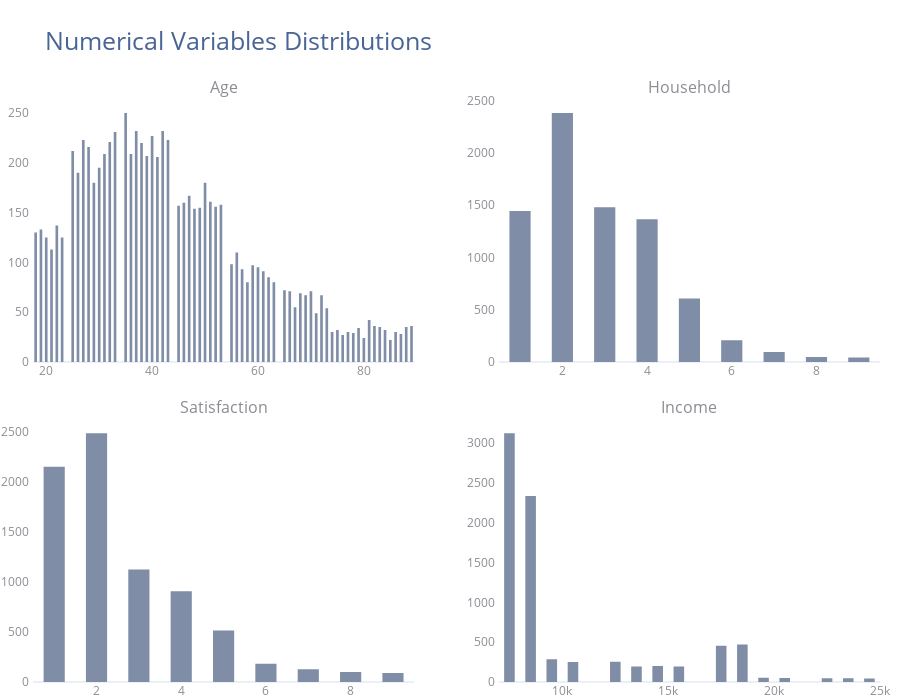

The code cell stored with this chart in its notebook:
### Markdown cell above
#### Distribution

### Code cell
# Histogram of numeric variables
fig = make_subplots(rows=2, cols=2,
                    vertical_spacing=0.1, horizontal_spacing=0.1,
                    subplot_titles=("Age", "Household", "Satisfaction", "Income"))

fig.add_trace(go.Histogram(x=df['Age'],marker=dict(color= '#808da6'), name='Age'), 
                     row=1, col=1)
fig.add_trace(go.Histogram(x=df['Household_Size'],marker=dict(color= '#808da6'), name='Household Size'), 
                     row=1, col=2)
fig.add_trace(go.Histogram(x=df['Satisfaction_Level'],marker=dict(color= '#808da6'), name='Satisfaction Level'), 
                     row=2, col=1)
fig.add_trace(go.Histogram(x=df['Household_Income'],marker=dict(color= '#808da6'), name='Household Income'), 
                     row=2, col=2)

# styling
fig.update_yaxes(showgrid=False, ticksuffix=' ')
fig.update_xaxes(visible=True)
fig.update_layout(height=700, bargap=0.5,
                  margin=dict(b=1,r=20,l=20), xaxis=dict(),
                  title_text=f'Numerical Variables Distributions',
                  template="plotly_white",
                  title_font=dict(size=25, color='#496595'),
                  font=dict(color='#8a8d93'), 
                  hoverlabel=dict(bgcolor="#f2f2f2", font_size=13),
                  showlegend=False)

### Figure 1 — Plotly figure (JSON) as saved in the notebook; plotly's stock layout.template omitted (floating-point values rounded to 4 significant figures; data arrays with more than 128 entries replaced by an {"elided": "..."} marker saying what was removed)
{"data": [{"marker": {"color": "#808da6"}, "name": "Age", "type": "histogram", "x": {"elided": "8000 int values"}, "xaxis": "x", "yaxis": "y"}, {"marker": {"color": "#808da6"}, "name": "Household Size", "type": "histogram", "x": {"elided": "8000 int values"}, "xaxis": "x2", "yaxis": "y2"}, {"marker": {"color": "#808da6"}, "name": "Satisfaction Level", "type": "histogram", "x": {"elided": "8000 int values"}, "xaxis": "x3", "yaxis": "y3"}, {"marker": {"color": "#808da6"}, "name": "Household Income", "type": "histogram", "x": {"elided": "8000 int values"}, "xaxis": "x4", "yaxis": "y4"}], "layout": {"annotations": [{"font": {"size": 16}, "showarrow": false, "text": "Age", "x": 0.225, "xanchor": "center", "xref": "paper", "y": 1, "yanchor": "bottom", "yref": "paper"}, {"font": {"size": 16}, "showarrow": false, "text": "Household", "x": 0.775, "xanchor": "center", "xref": "paper", "y": 1, "yanchor": "bottom", "yref": "paper"}, {"font": {"size": 16}, "showarrow": false, "text": "Satisfaction", "x": 0.225, "xanchor": "center", "xref": "paper", "y": 0.45, "yanchor": "bottom", "yref": "paper"}, {"font": {"size": 16}, "showarrow": false, "text": "Income", "x": 0.775, "xanchor": "center", "xref": "paper", "y": 0.45, "yanchor": "bottom", "yref": "paper"}], "bargap": 0.5, "font": {"color": "#8a8d93"}, "height": 700, "hoverlabel": {"bgcolor": "#f2f2f2", "font": {"size": 13}}, "margin": {"b": 1, "l": 20, "r": 20}, "showlegend": false, "title": {"font": {"color": "#496595", "size": 25}, "text": "Numerical Variables Distributions"}, "xaxis": {"anchor": "y", "domain": [0, 0.45], "visible": true}, "xaxis2": {"anchor": "y2", "domain": [0.55, 1], "visible": true}, "xaxis3": {"anchor": "y3", "domain": [0, 0.45], "visible": true}, "xaxis4": {"anchor": "y4", "domain": [0.55, 1], "visible": true}, "yaxis": {"anchor": "x", "domain": [0.55, 1], "showgrid": false, "ticksuffix": " "}, "yaxis2": {"anchor": "x2", "domain": [0.55, 1], "showgrid": false, "ticksuffix": " "}, "yaxis3": {"anchor": "x3", "domain": [0, 0.45], "showgrid": false, "ticksuffix": " "}, "yaxis4": {"anchor": "x4", "domain": [0, 0.45], "showgrid": false, "ticksuffix": " "}}}
